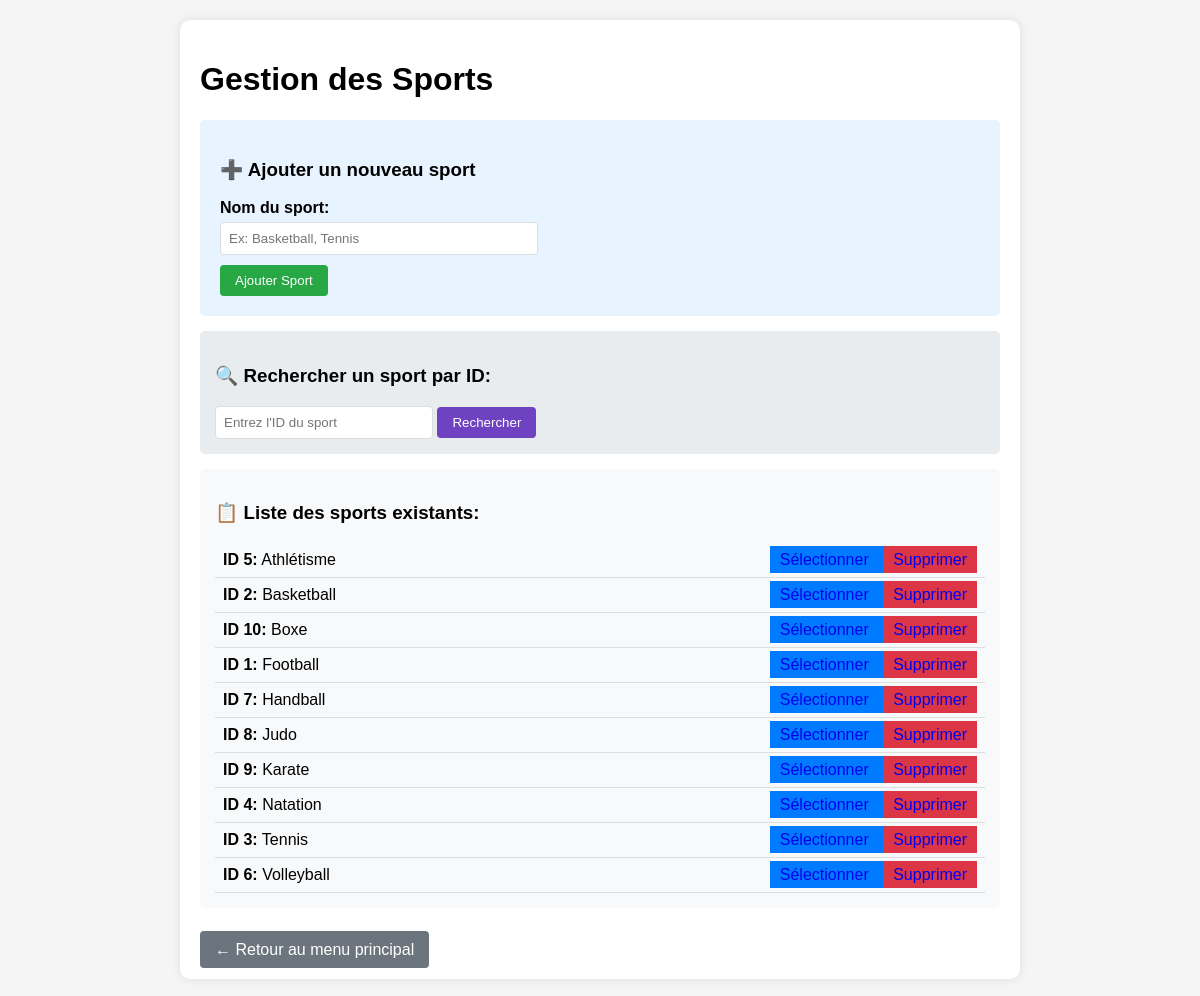
The page /gestion_sports.php on the database its author committed.
### tables this page shows
CREATE TABLE `sports` (
  `id_sport` int(11) NOT NULL,
  `libelle_sport` varchar(100) NOT NULL
);

### connexion_base.php (called while the page is built, shortened)
<?php
class ConnexionBase {
    public function __construct() {
        $servername = "localhost";
        $username = "root";
        $password = "";
        $dbname = "base_etudiants_tp2_2025";
        try {
            $this->pdo = new PDO("mysql:host=$servername;dbname=$dbname;charset=utf8", $username, $password);
        } catch(PDOException $e) {
            die("Connection failed: " . $e->getMessage());
        }
    }
}
?>

### gestion_sports.php (the view, shortened to what this page needs)
<?php
require_once 'connexion_base.php';
$db = new ConnexionBase();
$requete_sports = $db->pdo->query("SELECT * FROM sports ORDER BY libelle_sport");
$tous_sports = $requete_sports->fetchAll(PDO::FETCH_ASSOC);
$sport_a_modifier = null;
$recherche_id = $_GET['recherche_id'] ?? null;
?>
<!DOCTYPE html>
<html>
<head>
</head>
<body>
    <div class="container">
        <h1>Gestion des Sports</h1>
        <div class="form-section">
            <h3><?= $sport_a_modifier ? '✏️ Modifier le Sport (ID: ' . $sport_a_modifier['id_sport'] . ')' : '➕ Ajouter un nouveau sport' ?></h3>
            <form method="POST" action="traitement_sports.php">
                <div class="form-group">
                    <label for="libelle_sport">Nom du sport:</label>
                    <input type="text" id="libelle_sport" name="libelle_sport"
                           placeholder="Ex: Basketball, Tennis" required
                           value="<?= htmlspecialchars($sport_a_modifier['libelle_sport'] ?? '') ?>">
                </div>
                <?php if ($sport_a_modifier): ?>
                    <button type="submit" name="action" value="modifier" class="btn-modifier">Modifier Sport</button>
                    <a href="gestion_sports.php" class="btn-ajouter" style="text-decoration: none;">Nouvelle Saisie</a>
                <?php else: ?>
                    <button type="submit" name="action" value="ajouter" class="btn-ajouter">Ajouter Sport</button>
                <?php endif; ?>
            </form>
        </div>
        <div class="recherche-form">
            <h3>🔍 Rechercher un sport par ID:</h3>
            <form method="GET" action="gestion_sports.php">
                <input type="number" name="recherche_id" required placeholder="Entrez l'ID du sport"
                       value="<?= htmlspecialchars($recherche_id ?? '') ?>"
                       style="width: 200px;">
                <button type="submit" class="btn-rechercher">Rechercher</button>
            </form>
        </div>
        <div class="liste-sports">
            <h3>📋 Liste des sports existants:</h3>
            <?php if (empty($tous_sports)): ?>
                <p>Aucun sport trouvé</p>
            <?php else: ?>
                <?php foreach($tous_sports as $sport): ?>
                    <div class="sport-item">
                        <span><strong>ID <?= $sport['id_sport'] ?>:</strong> <?= htmlspecialchars($sport['libelle_sport']) ?></span>
                        <div>
                            <a href="gestion_sports.php?recherche_id=<?= $sport['id_sport'] ?>" class="btn-selectionner" style="text-decoration: none; padding: 5px 10px;">
                                Sélectionner
                            </a>
                            <a href="traitement_sports.php?action=supprimer&id=<?= $sport['id_sport'] ?>"
                               class="btn-supprimer"
                               onclick="return confirm('Êtes-vous sûr de vouloir supprimer le sport : <?= $sport['libelle_sport'] ?> ?')"
                               style="text-decoration: none; padding: 5px 10px;">
                                Supprimer
                            </a>
                        </div>
                    </div>
                <?php endforeach; ?>
            <?php endif; ?>
        </div>
        <br>
        <a href="menu_principal.php" style="background: #6c757d; color: white; padding: 10px 15px; text-decoration: none; border-radius: 4px;">← Retour au menu principal</a>
    </div>
</body>
</html>

### gestion_sports.php (style rules this page uses)
body { font-family: Arial; margin: 20px; background: #f5f5f5; }
.container { max-width: 800px; margin: 0 auto; background: white; padding: 20px; border-radius: 10px; box-shadow: 0 0 10px rgba(0,0,0,0.1); }
.form-section { background: #e7f3ff; padding: 20px; margin: 15px 0; border-radius: 5px; }
.liste-sports { background: #f8f9fa; padding: 15px; margin: 15px 0; border-radius: 5px; }
.sport-item { padding: 8px; border-bottom: 1px solid #ddd; display: flex; justify-content: space-between; align-items: center; }
.recherche-form { background: #e9ecef; padding: 15px; margin: 15px 0; border-radius: 5px; }
.form-group { margin-bottom: 10px; }
label { display: block; font-weight: bold; margin-bottom: 5px; }
input[type="text"], input[type="number"] { padding: 8px; width: 300px; border: 1px solid #ddd; border-radius: 4px; }
button { padding: 8px 15px; margin-right: 5px; border: none; border-radius: 4px; cursor: pointer; color: white; }
.btn-ajouter { background: #28a745; }
.btn-supprimer { background: #dc3545; }
.btn-rechercher { background: #6f42c1; }
.btn-selectionner { background: #007bff; }

### rows shown on the page
sports: id_sport "5", libelle_sport "Athlétisme"
sports: id_sport "2", libelle_sport "Basketball"
sports: id_sport "10", libelle_sport "Boxe"
sports: id_sport "1", libelle_sport "Football"
sports: id_sport "7", libelle_sport "Handball"
sports: id_sport "8", libelle_sport "Judo"
sports: id_sport "9", libelle_sport "Karate"
sports: id_sport "4", libelle_sport "Natation"
sports: id_sport "3", libelle_sport "Tennis"
sports: id_sport "6", libelle_sport "Volleyball"
